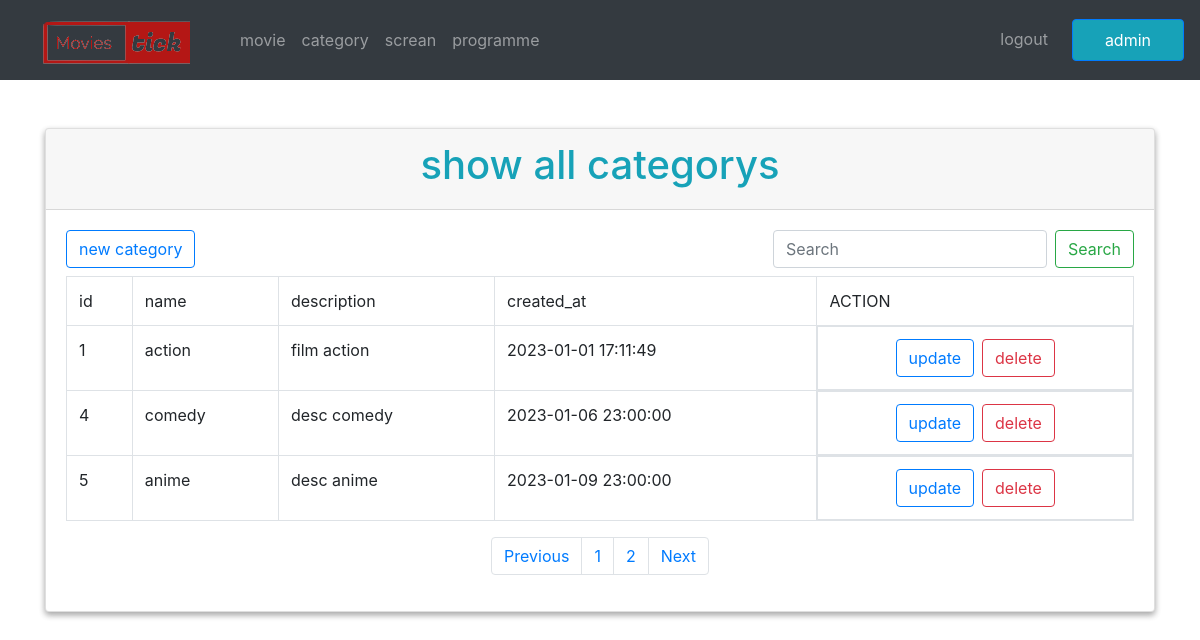
/administrateur/admin/category/show_all.php (signed in), run on the app's committed database.
### tables this page shows
CREATE TABLE `categories` (
  `id` bigint(20) UNSIGNED NOT NULL,
  `name` varchar(255) NOT NULL,
  `description` varchar(255) NOT NULL,
  `created_at` timestamp NULL DEFAULT NULL,
  `updated_at` timestamp NULL DEFAULT current_timestamp()
);

### administrateur/admin/category/show_all.php (the view, shortened to what this page needs)
<?php
require('../../db/db.php');
$items_per_page = 3;
$total_items_query = $connection->prepare("SELECT COUNT(*) as total FROM categories");
$total_items_query->execute();
$total_items = $total_items_query->fetchColumn();
$total_pages = ceil($total_items / $items_per_page);
if (isset($_GET['page'])) {
    $current_page = $_GET['page'];
} else {
    $current_page = 1;
}
$offset = ($current_page - 1) * $items_per_page;
$query = $connection->prepare("SELECT * FROM categories LIMIT $items_per_page OFFSET $offset");
$query->execute();
$data = $query->fetchAll(PDO::FETCH_ASSOC);
function displayArrayAsTable($array)
{
    global $total_pages;
    echo '<div class="container mt-5">';
    echo '<div class="row">';
    echo '<div class="col-md-12">';
    echo  '<div class="card box_shadow">';
    echo '<div class="card-header">';
    echo  '<h1 class="text-center text-info">show all categorys</h1>';
    echo '</div>';
    echo '<div class="card-body">';
    echo '<nav class="d-flex justify-content-between mb-2">
            <a class="btn btn-outline-primary"  type="button" href="add_category.php">new category</a>
            <form class="form-inline" method="post" action="show_all.php">
                 <input class="form-control mr-sm-2" type="search" name="Search_category" placeholder="Search" aria-label="Search">
                  <button class="btn btn-outline-success my-2 my-sm-0" name="Search" type="submit">Search</button>
            </form>
          </nav>';
    echo '<table class="table table-bordered  table-hover">';
    foreach ($array as $row) {
        echo '<tr>';
        foreach ($row as $key => $value) {
            if ($key == "updated_at") {
                continue;
            }
            echo '<td>' . $key . '</td>';
        }
        echo '<td>ACTION</td>';
        break;
    }
    foreach ($array as $data) {
        echo '<tr>';
        $id = $data['id'];
        $name = $data['name'];
        $description = $data['description'];
        $created_at = $data['created_at'];
        echo '<td>' . $id . '</td>';
        echo '<td>' . $name . '</td>';
        echo '<td>' . $description . '</td>';
        echo '<td>' . $created_at . '</td>';
        echo "<td class='d-flex justify-content-center'>
        <a  class='btn btn-outline-primary update-button' href='update_category.php?id=" . $id . "'>update</a>
        <a  class='btn btn-outline-danger delete-button ml-2' href='delete_category.php?id=" . $id . "'>delete</a>
        </td>";
        echo '</tr>';
    }
    echo '</div></div></div></table>';
?>
    <nav aria-label="Page navigation example">
        <ul class="pagination justify-content-center">
            <li class="page-item">
                <a class="page-link" href='?page=<?php if (isset($_GET['page']) and $_GET['page'] != 1) {
                                                        echo  $_GET['page'] - 1;
                                                    } else {
                                                        echo 1;
                                                    } ?>'>Previous</a>
            </li>
            <?php for ($i = 1; $i <= $total_pages; $i++) { ?>
                <li class="page-item"><a class="page-link" href='?page=<?php echo $i; ?>'><?php echo $i; ?></a></li>
            <?php  } ?>
            <li class="page-item">
                <a class="page-link" href='?page=<?php if (isset($_GET['page']) and $_GET['page'] != $total_pages) {
                                                        echo  $_GET['page'] + 1;
                                                    } else {
                                                        echo $total_pages;
                                                    }  ?>'>Next</a>
            </li>
        </ul>
    </nav>
<?php
    echo '</div>';
}
?>
<!DOCTYPE html>
<html lang="en">
<head>
    <link rel="stylesheet" href="../../css/bootstrap.min.css">
</head>
<body>
    <?php
    require('../navBar/navBar.php');
    ?>
    <?php
    if ($_SERVER['REQUEST_METHOD'] === 'POST') {
        displayArrayAsTable($total_items);
    } else {
        displayArrayAsTable($data);
    }
    ?>
</body>
</html>

### administrateur/admin/category/show_all.php (style rules this page uses)
.box_shadow { box-shadow: rgba(0, 0, 0, 0.16) 0px 3px 6px, rgba(0, 0, 0, 0.23) 0px 3px 6px; }

### data on the page
categories: key "id", key "name", key "description", key "created_at", id "1", name "action", description "film action", created_at "2023-01-01 17:11:49"
categories: id "4", name "comedy", description "desc comedy", created_at "2023-01-06 23:00:00"
categories: id "5", name "anime", description "desc anime", created_at "2023-01-09 23:00:00"

### other printed values
$_SESSION['admin_logged_in_name'] "admin"
